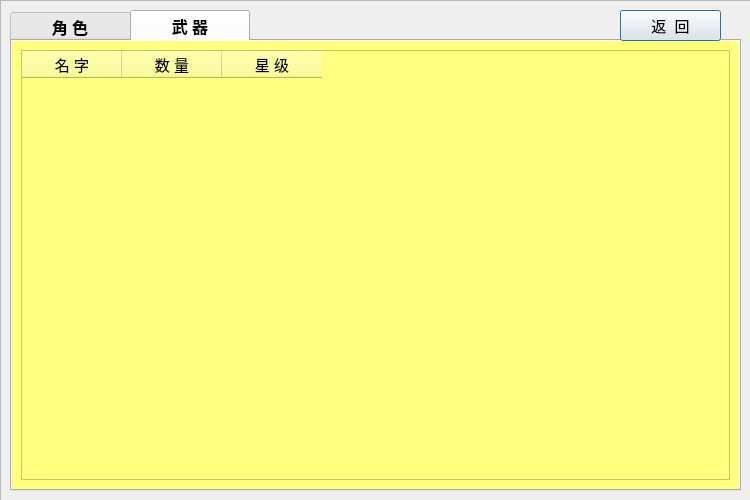
<?xml version="1.0" encoding="UTF-8"?>
<ui version="4.0">
 <class>user_bag</class>
 <widget class="QDialog" name="user_bag">
  <property name="geometry">
   <rect>
    <x>0</x>
    <y>0</y>
    <width>750</width>
    <height>500</height>
   </rect>
  </property>
  <property name="minimumSize">
   <size>
    <width>750</width>
    <height>500</height>
   </size>
  </property>
  <property name="maximumSize">
   <size>
    <width>750</width>
    <height>500</height>
   </size>
  </property>
  <property name="font">
   <font>
    <pointsize>9</pointsize>
   </font>
  </property>
  <property name="windowTitle">
   <string>背包</string>
  </property>
  <property name="windowIcon">
   <iconset resource="picture.qrc">
    <normaloff>:/image/theme.png</normaloff>:/image/theme.png</iconset>
  </property>
  <widget class="QFrame" name="frame">
   <property name="geometry">
    <rect>
     <x>0</x>
     <y>0</y>
     <width>751</width>
     <height>501</height>
    </rect>
   </property>
   <property name="frameShape">
    <enum>QFrame::StyledPanel</enum>
   </property>
   <property name="frameShadow">
    <enum>QFrame::Raised</enum>
   </property>
   <widget class="QTabWidget" name="tabWidget">
    <property name="geometry">
     <rect>
      <x>10</x>
      <y>10</y>
      <width>731</width>
      <height>481</height>
     </rect>
    </property>
    <property name="font">
     <font>
      <pointsize>12</pointsize>
      <bold>true</bold>
     </font>
    </property>
    <property name="autoFillBackground">
     <bool>true</bool>
    </property>
    <property name="styleSheet">
     <string notr="true">QTabBar::tab{width:120}</string>
    </property>
    <property name="currentIndex">
     <number>1</number>
    </property>
    <widget class="QWidget" name="tab">
     <property name="styleSheet">
      <string notr="true">background-color: rgb(255, 255, 127);</string>
     </property>
     <attribute name="title">
      <string>角 色</string>
     </attribute>
     <layout class="QVBoxLayout" name="verticalLayout">
      <item>
       <widget class="QTableWidget" name="role_widget">
        <property name="font">
         <font>
          <pointsize>11</pointsize>
         </font>
        </property>
        <property name="editTriggers">
         <set>QAbstractItemView::NoEditTriggers</set>
        </property>
        <property name="selectionMode">
         <enum>QAbstractItemView::NoSelection</enum>
        </property>
        <property name="selectionBehavior">
         <enum>QAbstractItemView::SelectRows</enum>
        </property>
        <attribute name="verticalHeaderVisible">
         <bool>false</bool>
        </attribute>
        <column>
         <property name="text">
          <string>名 字</string>
         </property>
         <property name="font">
          <font>
           <pointsize>11</pointsize>
          </font>
         </property>
        </column>
        <column>
         <property name="text">
          <string>命 座</string>
         </property>
         <property name="font">
          <font>
           <pointsize>11</pointsize>
          </font>
         </property>
        </column>
        <column>
         <property name="text">
          <string>星 级</string>
         </property>
         <property name="font">
          <font>
           <pointsize>11</pointsize>
          </font>
         </property>
        </column>
       </widget>
      </item>
     </layout>
    </widget>
    <widget class="QWidget" name="tab_2">
     <property name="styleSheet">
      <string notr="true">background-color: rgb(255, 255, 127);</string>
     </property>
     <attribute name="title">
      <string>武 器</string>
     </attribute>
     <layout class="QVBoxLayout" name="verticalLayout_2">
      <item>
       <widget class="QTableWidget" name="weapon_widget">
        <property name="font">
         <font>
          <pointsize>11</pointsize>
         </font>
        </property>
        <property name="editTriggers">
         <set>QAbstractItemView::NoEditTriggers</set>
        </property>
        <property name="selectionMode">
         <enum>QAbstractItemView::NoSelection</enum>
        </property>
        <property name="selectionBehavior">
         <enum>QAbstractItemView::SelectRows</enum>
        </property>
        <attribute name="verticalHeaderVisible">
         <bool>false</bool>
        </attribute>
        <column>
         <property name="text">
          <string>名 字</string>
         </property>
         <property name="font">
          <font>
           <pointsize>11</pointsize>
          </font>
         </property>
        </column>
        <column>
         <property name="text">
          <string>数 量</string>
         </property>
         <property name="font">
          <font>
           <pointsize>11</pointsize>
          </font>
         </property>
        </column>
        <column>
         <property name="text">
          <string>星 级</string>
         </property>
         <property name="font">
          <font>
           <pointsize>11</pointsize>
          </font>
         </property>
        </column>
       </widget>
      </item>
     </layout>
    </widget>
   </widget>
   <widget class="QPushButton" name="bag_return">
    <property name="geometry">
     <rect>
      <x>620</x>
      <y>10</y>
      <width>101</width>
      <height>31</height>
     </rect>
    </property>
    <property name="font">
     <font>
      <pointsize>11</pointsize>
     </font>
    </property>
    <property name="text">
     <string>返  回</string>
    </property>
   </widget>
  </widget>
 </widget>
 <resources>
  <include location="picture.qrc"/>
 </resources>
 <connections/>
</ui>
